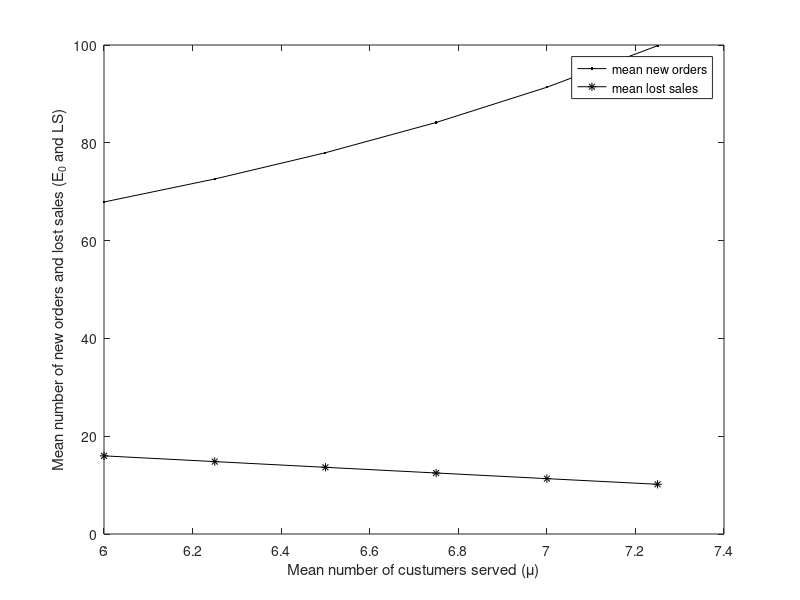

MATLAB code for this plot:
%% Graph of Optimal service rate mu^* vs Expectednew orders
close all;
clear;
%%Fi=Fi(beta,lambda,mu,alpha,r,xi,eta,gamma,kappa,N);
%For beta=0.3; lambda=11.17; mu=19.9833; alpha=0.029; r=0.4; eta=0.0588; xi=0.015; D=6;gamma=0.02;kappa=0.8; N=89; 
mu=[7.25 7 6.75 6.5 6.25 6];
E0=[99.850604	91.361054	84.156846	77.969238	72.598873	67.894953];
LS=[10.170000	11.320000	12.476000	13.638000	14.806000	15.980000];
plot(mu,E0,'black .-',mu,LS,'black *-');
legend('mean new orders', 'mean lost sales');
xlabel('Mean number of custumers served (\mu)'); hold on
ylabel('Mean number of new orders and lost sales (E_0 and LS)'); hold on
%title('Optimal service rate Vs Expected new orders and Expected lost sales'); hold on 
%%%%%%%%%%%%%%%%%%%%%%%%%%%%%%%%%%%%%%%%%%%%%%%%%%%%%%%%%%%%
%%%%%%%%%%%%%%%%%%%%%%%%%%%%%%%%%%%%%%%%%%%%%%%%%%%%%%%%%%%%

  



  
  
